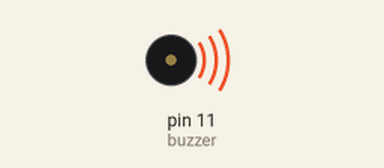
A sketch run on a simulated Arduino Uno, built with avr-gcc and run on an emulated ATmega328P. On the bench: buzzer (waves = sounding).

Above: at 0.2 s.
At 6.45 s:
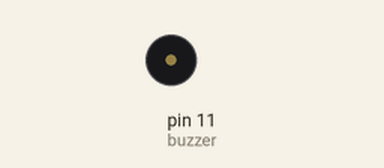
Timing chart, 0 to 8.8 s (numbered marks = the images above):
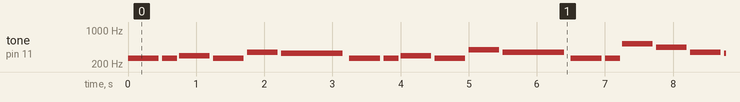

Measured:
- by itself, tone on pin 11 (buzzer): plays 262 Hz for 0.45 s, 262 Hz for 0.23 s, 294 Hz for 0.45 s, 262 Hz for 0.45 s, 349 Hz for 0.45 s, 330 Hz for 0.90 s … (242 notes in this stretch)

The sketch:

parabens_pra_voce.ino
```cpp
#define NOTE_B0  31   // B0
#define NOTE_C1  33   // C1
#define NOTE_CS1 35   // C#1/Db1
#define NOTE_D1  37   // D1
#define NOTE_DS1 39   // D#1/Eb1
#define NOTE_E1  41   // E1
#define NOTE_F1  44   // F1
#define NOTE_FS1 46   // F#1/Gb1
#define NOTE_G1  49   // G1
#define NOTE_GS1 52   // G#1/Ab1
#define NOTE_A1  55   // A1
#define NOTE_AS1 58   // A#1/Bb1
#define NOTE_B1  62   // B1
#define NOTE_C2  65   // C2
#define NOTE_CS2 69   // C#2/Db2
#define NOTE_D2  73   // D2
#define NOTE_DS2 78   // D#2/Eb2
#define NOTE_E2  82   // E2
#define NOTE_F2  87   // F2
#define NOTE_FS2 93   // F#2/Gb2
#define NOTE_G2  98   // G2
#define NOTE_GS2 104  // G#2/Ab2
#define NOTE_A2  110  // A2
#define NOTE_AS2 117  // A#2/Bb2
#define NOTE_B2  123  // B2
#define NOTE_C3  131  // C3
#define NOTE_CS3 139  // C#3/Db3
#define NOTE_D3  147  // D3
#define NOTE_DS3 156  // D#3/Eb3
#define NOTE_E3  165  // E3
#define NOTE_F3  175  // F3
#define NOTE_FS3 185  // F#3/Gb3
#define NOTE_G3  196  // G3
#define NOTE_GS3 208  // G#3/Ab3
#define NOTE_A3  220  // A3
#define NOTE_AS3 233  // A#3/Bb3
#define NOTE_B3  247  // B3
#define NOTE_C4  262  // C4 (Middle C)
#define NOTE_CS4 277  // C#4/Db4
#define NOTE_D4  294  // D4
#define NOTE_DS4 311  // D#4/Eb4
#define NOTE_E4  330  // E4
#define NOTE_F4  349  // F4
#define NOTE_FS4 370  // F#4/Gb4
#define NOTE_G4  392  // G4
#define NOTE_GS4 415  // G#4/Ab4
#define NOTE_A4  440  // A4
#define NOTE_AS4 466  // A#4/Bb4
#define NOTE_B4  494  // B4
#define NOTE_C5  523  // C5
#define NOTE_CS5 554  // C#5/Db5
#define NOTE_D5  587  // D5
#define NOTE_DS5 622  // D#5/Eb5
#define NOTE_E5  659  // E5
#define NOTE_F5  698  // F5
#define NOTE_FS5 740  // F#5/Gb5
#define NOTE_G5  784  // G5
#define NOTE_GS5 831  // G#5/Ab5
#define NOTE_A5  880  // A5
#define NOTE_AS5 932  // A#5/Bb5
#define NOTE_B5  988  // B5
#define NOTE_C6  1047 // C6
#define NOTE_CS6 1109 // C#6/Db6
#define NOTE_D6  1175 // D6
#define NOTE_DS6 1245 // D#6/Eb6
#define NOTE_E6  1319 // E6
#define NOTE_F6  1397 // F6
#define NOTE_FS6 1480 // F#6/Gb6
#define NOTE_G6  1568 // G6
#define NOTE_GS6 1661 // G#6/Ab6
#define NOTE_A6  1760 // A6
#define NOTE_AS6 1865 // A#6/Bb6
#define NOTE_B6  1976 // B6
#define NOTE_C7  2093 // C7
#define NOTE_CS7 2217 // C#7/Db7
#define NOTE_D7  2349 // D7
#define NOTE_DS7 2489 // D#7/Eb7
#define NOTE_E7  2637 // E7
#define NOTE_F7  2794 // F7
#define NOTE_FS7 2960 // F#7/Gb7
#define NOTE_G7  3136 // G7
#define NOTE_GS7 3322 // G#7/Ab7
#define NOTE_A7  3520 // A7
#define NOTE_AS7 3729 // A#7/Bb7
#define NOTE_B7  3951 // B7
#define NOTE_C8  4186 // C8
#define NOTE_CS8 4435 // C#8/Db8
#define NOTE_D8  4699 // D8
#define NOTE_DS8 4978 // D#8/Eb8
#define REST      0   // Rest


// change this to make the song slower or faster
int tempo = 120;

// change this to whichever pin you want to use
int buzzer = 11;

// notes of the moledy followed by the duration.
// a 4 means a quarter note, 8 an eighteenth , 16 sixteenth, so on
// !!negative numbers are used to represent dotted notes,
// so -4 means a dotted quarter note, that is, a quarter plus an eighteenth!!
int melody[] = {

NOTE_C4, 4, NOTE_C4, 8, NOTE_D4, 4, NOTE_C4, 4, NOTE_F4, 4, NOTE_E4, 2,
NOTE_C4, 4, NOTE_C4, 8, NOTE_D4, 4, NOTE_C4, 4, NOTE_G4, 4, NOTE_F4, 2,
NOTE_C4, 4, NOTE_C4, 8, NOTE_C5, 4, NOTE_A4, 4, NOTE_F4, 4, NOTE_E4, 4, NOTE_D4, 2,
NOTE_AS4, 4, NOTE_AS4, 8, NOTE_A4, 4, NOTE_F4, 4, NOTE_G4, 4, NOTE_F4, 2
};

// sizeof gives the number of bytes, each int value is composed of two bytes (16 bits)
// there are two values per note (pitch and duration), so for each note there are four bytes
int notes = sizeof(melody) / sizeof(melody[0]) / 2;

// this calculates the duration of a whole note in ms
int wholenote = (60000 * 4) / tempo;

int divider = 0, noteDuration = 0;

void setup() {

}

void loop() {
 // iterate over the notes of the melody.
  // Remember, the array is twice the number of notes (notes + durations)
  for (int thisNote = 0; thisNote < notes * 2; thisNote = thisNote + 2) {

    // calculates the duration of each note
    divider = melody[thisNote + 1];
    if (divider > 0) {
      // regular note, just proceed
      noteDuration = (wholenote) / divider;
    } else if (divider < 0) {
      // dotted notes are represented with negative durations!!
      noteDuration = (wholenote) / abs(divider);
      noteDuration *= 1.5; // increases the duration in half for dotted notes
    }

    // we only play the note for 90% of the duration, leaving 10% as a pause
    tone(buzzer, melody[thisNote], noteDuration * 0.9);

    // Wait for the specief duration before playing the next note.
    delay(noteDuration);

    // stop the waveform generation before the next note.
    noTone(buzzer);
  }
}
```
